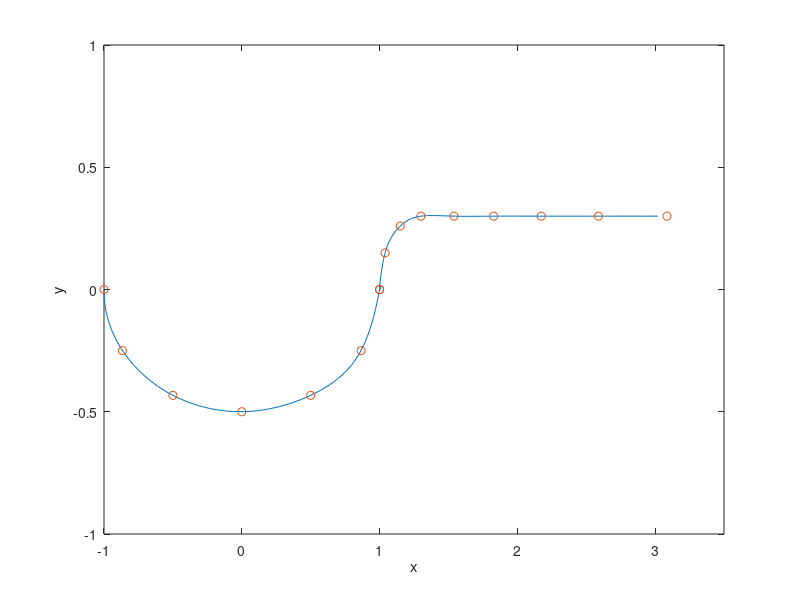

The MATLAB source for this figure:
% f9_4 same as L9_2   
% Copyright S. Nakamura, 1995
set(gcf, 'NumberTitle','off','Name', 'Figure 9.4; List 9.2')

clear, clf
xx = ...
[-1.0000 -0.866 -0.5000 -0.0000  0.5000 0.8660 1.0000 ...
1.0000  1.0402  1.1500  1.3000  1.5400  1.8280  2.1736 ...
2.5883 3.0860];

yy = ...
[0.0000 -0.2500 -0.4330 -0.5000 -0.4330 -0.2500 -0.0000 ...
0.0000 0.1500 0.2598 0.3000 0.3000 0.3000 0.3000 ...
0.3000 0.3000];
s=1:length(xx);sp=1:length(xx)/100:length(xx);
xp=spline(s,xx,sp);
yp=spline(s,yy,sp);
xx;
yy;
plot(xp,yp); hold on
plot(xx,yy, 'o');xlabel('x'); ylabel('y');
axis([-1 3.5 -1 1])
